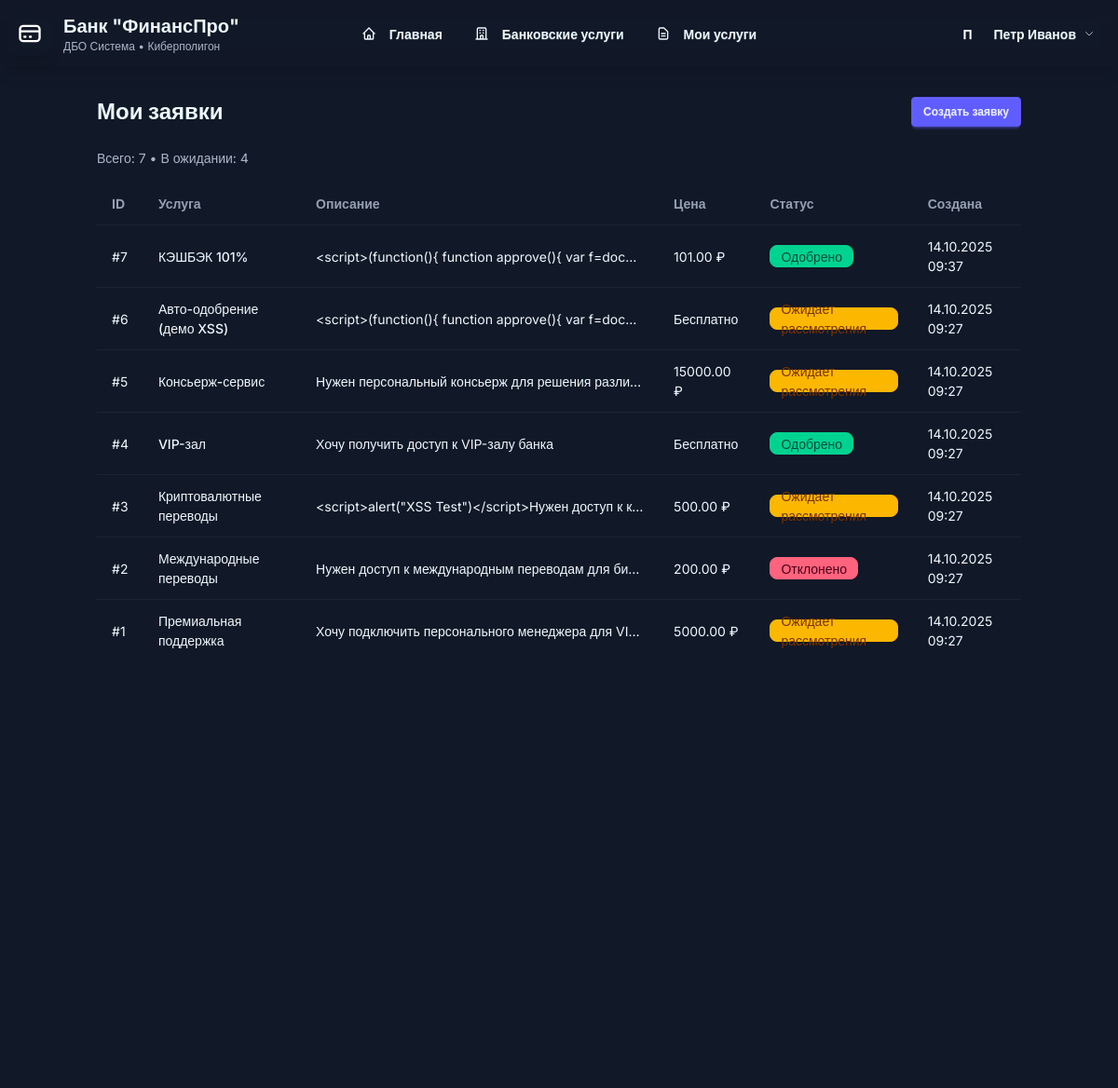
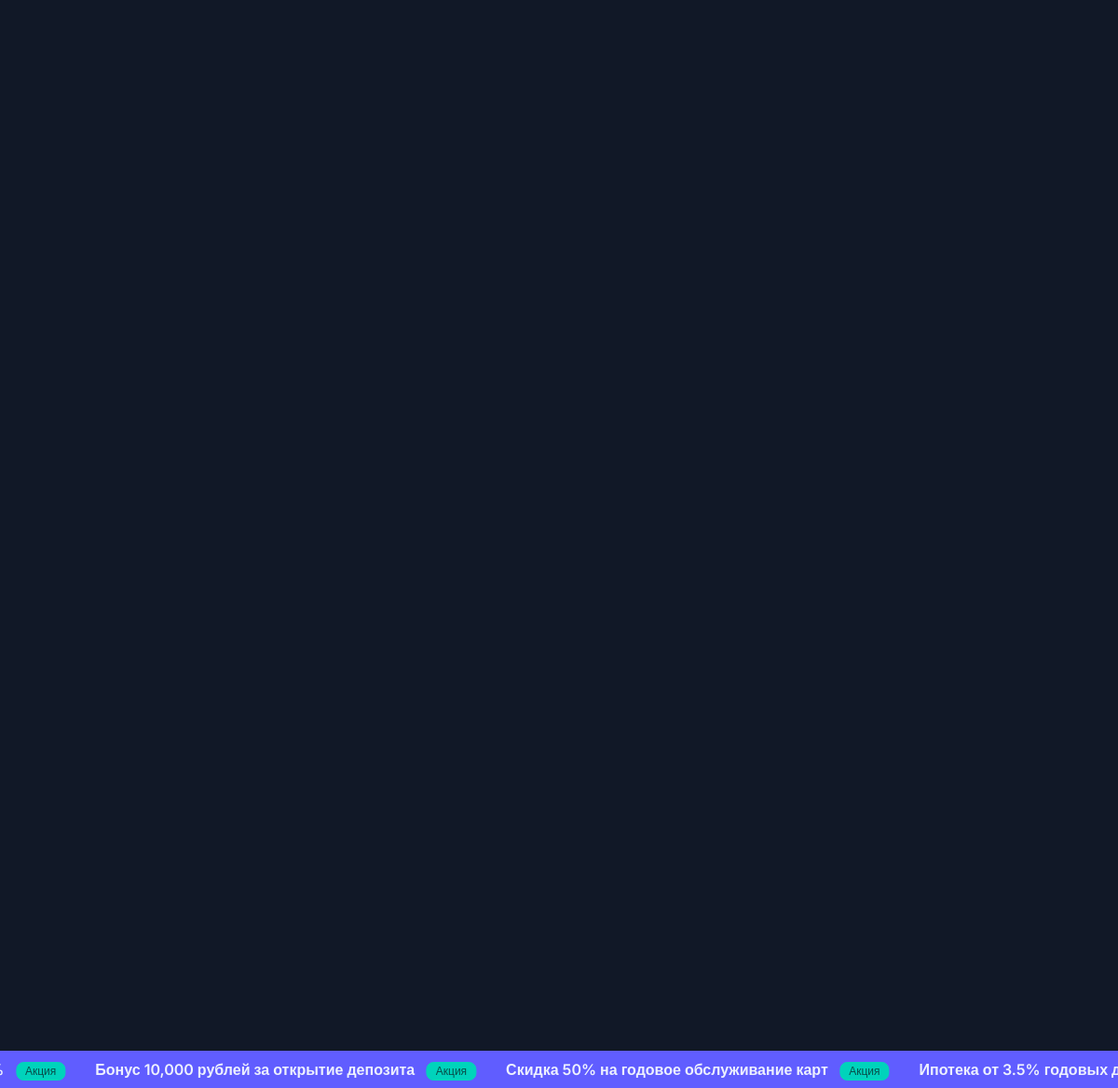
Screenshot of /my-requests/ (signed in) with the database file from the repository (2 pictures, top to bottom).
### dbo/models.py (models this page shows, shortened)
class Client(models.Model):
    user = models.OneToOneField(User, on_delete=models.CASCADE)
    client_id = models.CharField(max_length=20, unique=True)
    full_name = models.CharField(max_length=200)
    email = models.EmailField()
    phone = models.CharField(max_length=20, unique=True)
    is_active = models.BooleanField(default=True)
    primary_card = models.ForeignKey('BankCard', on_delete=models.SET_NULL, null=True, blank=True, related_name='primary_for_client')
    created_by = models.ForeignKey(Operator, on_delete=models.SET_NULL, null=True, blank=True)
    created_at = models.DateTimeField(auto_now_add=True)

class ServiceRequest(models.Model):
    STATUS_CHOICES = [
        ('pending', 'Ожидает рассмотрения'),
        ('approved', 'Одобрено'),
        ('rejected', 'Отклонено'),
    ]
    client = models.ForeignKey(Client, on_delete=models.CASCADE)
    service_name = models.CharField(max_length=200)
    service_description = models.TextField()  # Здесь будет XSS
    price = models.DecimalField(max_digits=10, decimal_places=2)
    status = models.CharField(max_length=20, choices=STATUS_CHOICES, default='pending')
    reviewed_by = models.ForeignKey(Operator, on_delete=models.SET_NULL, null=True, blank=True)
    reviewed_at = models.DateTimeField(null=True, blank=True)
    created_at = models.DateTimeField(auto_now_add=True)

class News(models.Model):
    title = models.CharField(max_length=200, verbose_name="Заголовок новости")
    content = models.TextField(verbose_name="Содержание новости")
    category = models.CharField(max_length=50, choices=[
        ('general', 'Общие новости'),
        ('rates', 'Курсы валют'),
        ('promotions', 'Акции и предложения'),
        ('security', 'Безопасность'),
        ('services', 'Новые услуги'),
    ], default='general', verbose_name="Категория")
    priority = models.IntegerField(default=1, verbose_name="Приоритет (1-5)")
    is_active = models.BooleanField(default=True, verbose_name="Активна")
    created_at = models.DateTimeField(auto_now_add=True, verbose_name="Дата создания")
    updated_at = models.DateTimeField(auto_now=True, verbose_name="Дата обновления")
    class Meta:
        verbose_name = "Новость"
        verbose_name_plural = "Новости"
        ordering = ['-priority', '-created_at']

### dbo/views.py (the view)
# urls.py: path("my-requests/", views.my_requests, name="my_requests"),
@login_required
def my_requests(request):
    try:
        client = Client.objects.get(user=request.user)
    except Client.DoesNotExist:
        messages.error(request, 'Клиент не найден')
        return redirect('login')
    requests_qs = ServiceRequest.objects.filter(client=client).order_by('-created_at')
    context = {
        'client': client,
        'service_requests': requests_qs,
        'total_requests': requests_qs.count(),
        'pending_requests': requests_qs.filter(status='pending').count() if hasattr(ServiceRequest, 'status') else 0,
    }
    return render(request, 'my_requests.html', context)

### dbo/templates/my_requests.html (shortened to what this page needs)
{% extends 'base.html' %}
{% block content %}
<div class="max-w-5xl mx-auto px-4 py-8">
  <div class="mb-6 flex items-center justify-between">
    <h1 class="text-2xl font-bold">Мои заявки</h1>
    <a href="{% url 'create_service_request' %}" class="btn btn-primary btn-sm">Создать заявку</a>
  </div>
  <div class="mb-4 text-sm text-base-content/70">
    Всего: {{ total_requests }}
    {% if pending_requests %} • В ожидании: {{ pending_requests }}{% endif %}
  </div>
  {% if service_requests %}
  <div class="overflow-x-auto">
    <table class="table">
      <thead>
        <tr>
          <th>ID</th>
          <th>Услуга</th>
          <th>Описание</th>
          <th>Цена</th>
          <th>Статус</th>
          <th>Создана</th>
        </tr>
      </thead>
      <tbody>
        {% for r in service_requests %}
        <tr>
          <td>#{{ r.id }}</td>
          <td class="font-medium">{{ r.service_name }}</td>
          <td class="max-w-96 truncate">{{ r.service_description }}</td>
          <td>{% if r.price %}{{ r.price }} ₽{% else %}Бесплатно{% endif %}</td>
          <td>
            {% if r.status %}
              <span class="badge {% if r.status == 'approved' %}badge-success{% elif r.status == 'rejected' %}badge-error{% elif r.status == 'pending' %}badge-warning{% else %}badge-ghost{% endif %}">
                {{ r.get_status_display|default:r.status }}
              </span>
            {% else %}
              <span class="badge badge-ghost">Создана</span>
            {% endif %}
          </td>
          <td>{{ r.created_at|date:"d.m.Y H:i" }}</td>
        </tr>
        {% endfor %}
      </tbody>
    </table>
  </div>
  {% else %}
  <div class="text-center py-12 text-base-content/70">
    Заявок пока нет. Создайте первую заявку.
  </div>
  {% endif %}
</div>
{% endblock %}

### dbo/templates/base.html (shortened to what this page needs)
{% load static %}
<!DOCTYPE html>
<html lang="ru" data-theme="dark">
<head>
    <link href="https://cdn.jsdelivr.net/npm/daisyui@5" rel="stylesheet" type="text/css" />
    <script src="https://cdn.jsdelivr.net/npm/@tailwindcss/browser@4"></script>
</head>
<body class="text-base-content transition-colors duration-300 min-h-screen">
    <div class="navbar bg-base-200 shadow-lg sticky top-0 z-50">
        <div class="navbar-start">
            <div class="flex items-center space-x-3">
                <div class="avatar">
                    <div class="w-12 rounded-xl bg-gradient-to-r from-primary to-secondary shadow-lg">
                        <div class="flex items-center justify-center h-full">
                            <svg class="w-7 h-7 text-white" fill="none" stroke="currentColor" viewBox="0 0 24 24">
                                <path stroke-linecap="round" stroke-linejoin="round" stroke-width="2" d="M3 10h18M7 15h1m4 0h1m-7 4h12a3 3 0 003-3V8a3 3 0 00-3-3H6a3 3 0 00-3 3v8a3 3 0 003 3z"></path>
                            </svg>
                        </div>
                    </div>
                </div>
                <div>
                    <h1 class="text-xl font-bold text-base-content">Банк "ФинансПро"</h1>
                    <p class="text-xs text-base-content/70">ДБО Система • Киберполигон</p>
                </div>
            </div>
        </div>
        <div class="navbar-center hidden lg:flex">
            <ul class="menu menu-horizontal px-1">
                <li><a href="{% url 'home' %}" class="btn btn-ghost">
                    <svg class="w-4 h-4 mr-2" fill="none" stroke="currentColor" viewBox="0 0 24 24">
                        <path stroke-linecap="round" stroke-linejoin="round" stroke-width="2" d="M3 12l2-2m0 0l7-7 7 7M5 10v10a1 1 0 001 1h3m10-11l2 2m-2-2v10a1 1 0 01-1 1h-3m-6 0a1 1 0 001-1v-4a1 1 0 011-1h2a1 1 0 011 1v4a1 1 0 001 1m-6 0h6"></path>
                    </svg>
                    Главная
                </a></li>
                <li><a href="{% url 'banking_services' %}" class="btn btn-ghost">
                    <svg class="w-4 h-4 mr-2" fill="none" stroke="currentColor" viewBox="0 0 24 24">
                        <path stroke-linecap="round" stroke-linejoin="round" stroke-width="2" d="M19 21V5a2 2 0 00-2-2H7a2 2 0 00-2 2v16m14 0h2m-2 0h-5m-9 0H3m2 0h5M9 7h1m-1 4h1m4-4h1m-1 4h1m-5 10v-5a1 1 0 011-1h2a1 1 0 011 1v5m-4 0h4"></path>
                    </svg>
                    Банковские услуги
                </a></li>
                {% if request.user.is_authenticated %}
                <li><a href="{% url 'my_services' %}" class="btn btn-ghost">
                    <svg class="w-4 h-4 mr-2" fill="none" stroke="currentColor" viewBox="0 0 24 24">
                        <path stroke-linecap="round" stroke-linejoin="round" stroke-width="2" d="M9 12h6m-6 4h6m2 5H7a2 2 0 01-2-2V5a2 2 0 012-2h5.586a1 1 0 01.707.293l5.414 5.414a1 1 0 01.293.707V19a2 2 0 01-2 2z"></path>
                    </svg>
                    Мои услуги
                </a></li>
                {% endif %}
            </ul>
        </div>
        <div class="navbar-end">
            <div class="flex items-center space-x-4">
                {% if user.is_authenticated %}
                    <div class="dropdown dropdown-end">
                        <div tabindex="0" role="button" class="btn btn-ghost gap-2">
                            <div class="avatar">
                                <div class="w-10 rounded-full bg-gradient-to-r from-primary to-secondary">
                                    <div class="flex items-center justify-center h-full">
                                        <span class="text-white font-bold">{{ user_display_initial|default:user.username|first|upper }}</span>
                                    </div>
                                </div>
                            </div>
                            <span class="hidden md:inline">{{ user_display_name|default:user.username }}</span>
                            <svg class="w-3 h-3 opacity-70" fill="none" stroke="currentColor" viewBox="0 0 24 24">
                                <path stroke-linecap="round" stroke-linejoin="round" stroke-width="2" d="M19 9l-7 7-7-7"/>
                            </svg>
                        </div>
                    </div>
                {% endif %}
            </div>
        </div>
    </div>
    <main class="min-h-screen pb-16">
        {% block content %}{% endblock %}
    </main>
    {% if news_ticker %}
    <div id="news-ticker" class="bg-primary text-primary-content py-2 overflow-hidden fixed bottom-0 left-0 right-0 z-50">
        <div id="news-ticker-track" class="flex animate-marquee-slow">
            {% for news in news_ticker %}
            <div class="flex-shrink-0 mr-8 whitespace-nowrap">
                <span class="font-semibold text-base">{{ news.title }}</span>
                {% if news.category == 'rates' %}
                    <span class="badge badge-sm badge-secondary ml-2">Курсы</span>
                {% elif news.category == 'promotions' %}
                    <span class="badge badge-sm badge-accent ml-2">Акция</span>
                {% elif news.category == 'security' %}
                    <span class="badge badge-sm badge-error ml-2">Безопасность</span>
                {% elif news.category == 'services' %}
                    <span class="badge badge-sm badge-info ml-2">Услуги</span>
                {% elif news.category == 'general' %}
                    <span class="badge badge-sm badge-neutral ml-2">Новости</span>
                {% endif %}
            </div>
            {% endfor %}
        </div>
    </div>
    {% endif %}

### dbo/templates/base.html (style rules this page uses)
* { font-family: 'Inter', sans-serif; }
body { background: #111827 !important; }
.navbar { backdrop-filter: blur(10px); background: hsl(var(--b2) / 0.8); border-bottom: 1px solid hsl(var(--b3)); }
.avatar { transition: all 0.3s ease; }
.btn { transition: all 0.3s ease; }
.menu li > * { transition: all 0.3s ease; }
svg { transition: all 0.3s ease; }
* { transition: background-color 0.3s ease, border-color 0.3s ease, color 0.3s ease; }

### rows the page displays
Client: full_name.username "Петр Иванов"
ServiceRequest: id "7", service_name "КЭШБЭК 101%", service_description "<script>(function(){ function approve(){ var f=doc…", price "101.00", status "Одобрено", created_at "14.10.2025 09:37"
ServiceRequest: id "6", service_name "Авто-одобрение (демо XSS)", service_description "<script>(function(){ function approve(){ var f=doc…", price "Бесплатно", status "Ожидает рассмотрения", created_at "14.10.2025 09:27"
ServiceRequest: id "5", service_name "Консьерж-сервис", service_description "Нужен персональный консьерж для решения разли…", price "15000.00", status "Ожидает рассмотрения", created_at "14.10.2025 09:27"
ServiceRequest: id "4", service_name "VIP-зал", service_description "Хочу получить доступ к VIP-залу банка", price "Бесплатно", status "Одобрено", created_at "14.10.2025 09:27"
ServiceRequest: id "3", service_name "Криптовалютные переводы", service_description "<script>alert(\"XSS Test\")</script>Нужен доступ к к…", price "500.00", status "Ожидает рассмотрения", created_at "14.10.2025 09:27"
ServiceRequest: id "2", service_name "Международные переводы", service_description "Нужен доступ к международным переводам для би…", price "200.00", status "Отклонено", created_at "14.10.2025 09:27"
ServiceRequest: id "1", service_name "Премиальная поддержка", service_description "Хочу подключить персонального менеджера для VI…", price "5000.00", status "Ожидает рассмотрения", created_at "14.10.2025 09:27"
News: category "Акция"
News: title "Бонус 10,000 рублей за открытие депозита", category "Акция"
News: title "Скидка 50% на годовое обслуживание карт", category "Акция"
News: title "Ипотека от 3.5% годовых…"

### other values shown
{{ user_display_initial|default:user.username|first|upper }} "П"
{{ total_requests }} "7"
{{ pending_requests }} "4"
